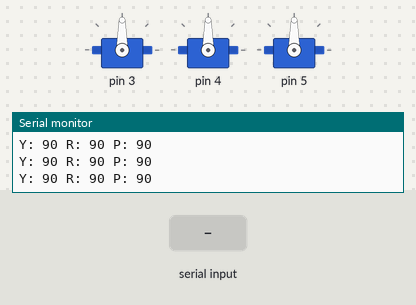
Bench run of a sketch on a simulated Arduino Uno, built with avr-gcc and run on an emulated ATmega328P. Parts: 3 × servo, the last lines printed to the serial monitor. The test bench sets the inputs (shaded band).

Above: at 1.2 s.
1.3 s: "w" received over Serial
At 2.1 s:
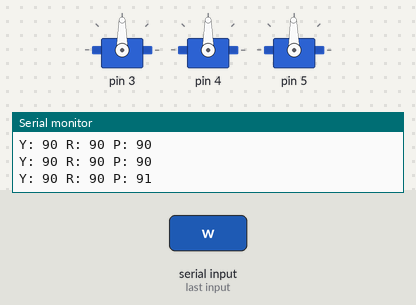
3.3 s: "a" received over Serial
At 4.8 s:
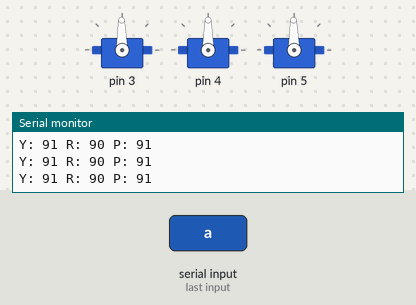
Timing chart, 0 to 6.3 s (numbered marks = the images above; inputs shaded):
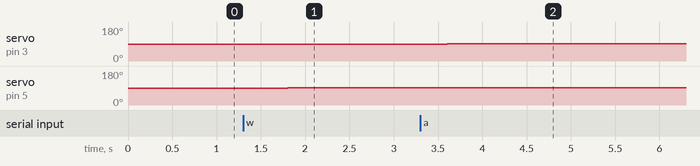

Measured:
- after the input at 1.3 s, servo on pin 5: 90° → 91° after 0.50 s
- after the input at 3.3 s, servo on pin 3: 90° → 91° after 0.31 s

The sketch:

test_head_servo.ino
```cpp
//
// test head servo
//
// http://robocraft.ru
//

#include <Servo.h>

#define SERVO_COUNT 3

Servo servo[SERVO_COUNT];

int head_yaw = 90;
int head_roll = 90;
int head_pitch = 90;

void setup()
{
    Serial.begin(57600);

    servo[0].attach(3);
    servo[1].attach(4);
    servo[2].attach(5);

    Serial.println(F("[i] Start..."));
}

void loop()
{
    int c;
    if(Serial.available()) {
        c = Serial.read();
        if(c == 'w') {
            head_pitch++;
        }
        else if(c == 's') {
            head_pitch--;
        }
        else if(c == 'a') {
            head_yaw++;
        }
        else if(c == 'd') {
            head_yaw--;
        }
        else if(c == 'q') {
            head_roll++;
        }
        else if(c == 'e') {
            head_roll--;
        }
        else {

        }
    }
    servo[0].write(head_yaw);
    delay(100);
    servo[1].write(head_roll);
    delay(100);
    servo[2].write(head_pitch);
    delay(100);

    Serial.print("Y: ");
    Serial.print(head_yaw);
    Serial.print(" R: ");
    Serial.print(head_roll);
    Serial.print(" P: ");
    Serial.print(head_pitch);
    Serial.println("");
    delay(100);
}
```
